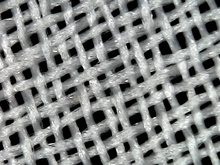
%> input picture Matlab/c1.jpg, 220 x 165 px, shrunk from 640 x 480 before the run
$ octave pipeline.m   (GNU Octave 9; MATLAB toolbox functions it lacks are replaced by stand-ins)
%> lines starting %> are read from the running program, lines starting %| are printed output that depends on the picture
clear all;
close all;
clc;
format long;

fname = "c1";
writeToFile = 0;
genTruth = 0;

img = imread(fname+".jpg");
%> img is the input picture: size 165x220x3 uint8; mean R, G, B 133.1, 135.3, 134
img = rgb2gray(img);
%> img: size 165x220 uint8
img = im2double(img);
%> img: size 165x220 double
oimg = img; % save for later

% Blur and hist eq.
img = imgaussfilt(img, 1.4);
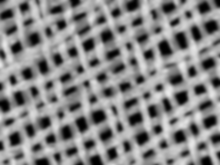
%> img: size 165x220 double; min 0.00176, max 0.924, mean 0.527
img = adapthisteq(img);
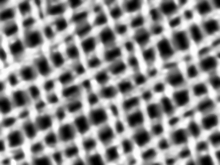
%> img: size 165x220 double; min 0, max 1, mean 0.545
%img = imsharpen(img,'Radius',5,'Amount',1);

img = img + 0.001; % shift the image epsilon for 0 checks

% Cartesian image
cimg = flipud(img);
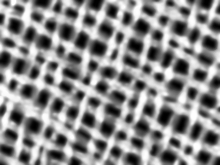
%> cimg: size 165x220 double; min 0.001, max 1, mean 0.546; mean of the top-left, top-right, bottom-left and bottom-right quarters 0.536, 0.551, 0.557, 0.539; drawn with min black and max white

[rs, cs] = size(cimg);
%> rs = 165; cs = 220
hs = floor(sqrt(rs^2+cs^2));
%> hs = 275

inc = 1;
d = (1:inc:180);
histArr = zeros(length(d), hs);
dfs = zeros(length(d), 1);

cmask = true(size(cimg));
parfor t = 1 : length(d)
    % rotate image clear border
    Irot = imrotate(cimg, d(t));
    Mrot = ~imrotate(cmask, d(t));
    Irot(Mrot&~imclearborder(Mrot)) = nan;

    % normalize histogram
    b = sum(isnan(Irot) == 0);
    p = length((b > 0)); % projection length instead cos(deg2rad(d(t))
    h = sum(Irot, 'omitnan');
    b = sum(isnan(Irot) == 0);
    b(b == 0) = 1; % Prevent divide by zero.
    h = h ./ b;

    % convert to probability and find entrophy
    h = h / sum(h);

    % Fill histogram
    myhist = zeros(1, hs);
    myhist(1:length(h)) = h;
    myhist(length(h):end) = 0;
    histArr(t, :) = myhist;

    % Calc max freq amp
%> (the run ends here)

$ run again, with Matlab/c2.jpg copied over Matlab/c1.jpg
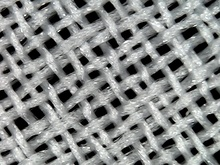
%> input picture Matlab/c2.jpg, 220 x 165 px, shrunk from 640 x 480 before the run
%> img is the input picture: size 165x220x3 uint8; mean R, G, B 136, 138.4, 137.3
%> `cimg = flipud(img);`:
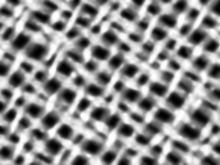
%> cimg: size 165x220 double; min 0.001, max 1, mean 0.552; mean of the top-left, top-right, bottom-left and bottom-right quarters 0.55, 0.563, 0.552, 0.546; drawn with min black and max white

$ run again, with Matlab/a1.jpg copied over Matlab/c1.jpg
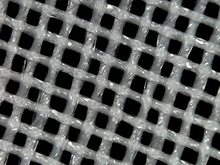
%> input picture Matlab/a1.jpg, 220 x 165 px, shrunk from 640 x 480 before the run
%> img is the input picture: size 165x220x3 uint8; mean R, G, B 91.5, 93.1, 92
%> `img = adapthisteq(img);`:
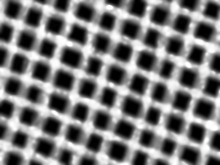
%> img: size 165x220 double; min 0, max 1, mean 0.479

$ run again, with Matlab/a2.jpg copied over Matlab/c1.jpg
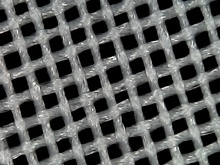
%> input picture Matlab/a2.jpg, 220 x 165 px, shrunk from 640 x 480 before the run
%> img is the input picture: size 165x220x3 uint8; mean R, G, B 90.2, 91.7, 90.6
%> `img = adapthisteq(img);`:
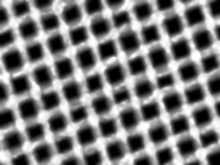
%> img: size 165x220 double; min 0, max 1, mean 0.479
